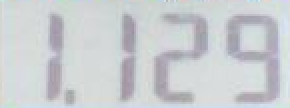
#> input picture 7-segment-digital-recongnition/images/QQ20160317-1.png, 145 x 54 px (shown 2 times larger)
$ python g1.py images/QQ20160317-1.png   (older library calls are emulated)
#> lines starting #> are read from the running program, lines starting #| are printed output that depends on the picture
#!/usr/bin/python
#coding=utf-8
import cv2
import numpy as np
import matplotlib.image as mpimg
from matplotlib import pyplot as plt
import sys

#灰度最大最小值的均值+最小值
def maxMinAvarge(img):
	max=np.max(img)
	min=np.min(img)
	return (max-min)/2+min

def zhifangtu(img,pos,title):
	bins = np.arange(257)

	item = img
	hist,bins = np.histogram(item,bins)
	width = 0.7*(bins[1]-bins[0])
	center = (bins[:-1]+bins[1:])/2
	plt.subplot(pos),plt.bar(center, hist, align = 'center', width = width),plt.title(title)
	return

def sortByX(s):
	return s['x']

SZ = 50 # size of each digit is SZ x SZ
def deskew(img):
    m = cv2.moments(img)
    if abs(m['mu02']) < 1e-2:
        return img.copy()
    skew = m['mu11']/m['mu02']
    M = np.float32([[1, skew, -0.5*SZ*skew], [0, 1, 0]])
    img = cv2.warpAffine(img, M, (SZ, SZ), flags=cv2.WARP_INVERSE_MAP | cv2.INTER_LINEAR)
    return img

def getContoursRectImage(img1,img2):
	result_img=[]
	image, contours, hierarchy = cv2.findContours(img2.copy(),cv2.RETR_EXTERNAL,cv2.CHAIN_APPROX_SIMPLE)
	#img=cv2.drawContours(img,contours,-1,(255,0,0),3)
	for ctr in contours:
		rect=cv2.boundingRect(ctr)
		roi = img1[rect[1]:rect[3]+rect[1],rect[0]:rect[2]+rect[0]]
		blank_image = np.zeros((50,50), np.uint8)
		x=int(50/2-rect[2]/2)
		y=int(50/2-rect[3]/2)
		blank_image[y:y+rect[3],x:x+rect[2]]=roi
		result_img.append({'x':rect[0],'img':blank_image})
	return sorted(result_img,key = sortByX)


img=cv2.imread(sys.argv[1])
#> img is the input picture: shape (54, 145, 3); mean B, G, R 208.7, 205.7, 202.2
img_gray=cv2.cvtColor(img,cv2.COLOR_BGR2GRAY) #灰度
sobelx = cv2.Sobel(img_gray,cv2.CV_8U,2,0,ksize=7)
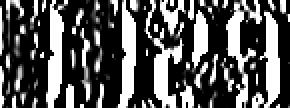
#> sobelx: shape (54, 145) (shown 2 times larger); min 0, max 255, mean 86.9


kernel = np.ones((1,3),np.uint8)
img_gray = cv2.erode(sobelx,kernel,iterations = 2)
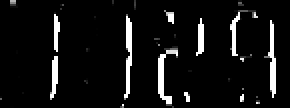
#> img_gray: shape (54, 145) (shown 2 times larger); min 0, max 255, mean 17.6

#如果灰度的均值大于 maxMinAvarge 则说明背景偏亮,则要让背景变为黑色
if(np.mean(img_gray)>maxMinAvarge(img_gray)):
#> in maxMinAvarge, `max=np.max(img)`: max = 255
#> in maxMinAvarge, `min=np.min(img)`: min = 0
	ret,img_binary=cv2.threshold(img_gray,maxMinAvarge(img_gray),255,cv2.THRESH_BINARY_INV)
else:
	ret,img_binary=cv2.threshold(img_gray,maxMinAvarge(img_gray),255,cv2.THRESH_BINARY)
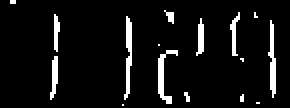
#> img_binary: shape (54, 145) (shown 2 times larger); 6.7% white in thin lines or dots
#> ret = 127


plt.figure(1)
plt.subplot(421),plt.imshow(img_gray,'gray'),plt.title('gray')
zhifangtu(img_gray,422,str(np.mean(img_gray)))
#> in zhifangtu, `hist,bins = np.histogram(item,bins)`: hist = 256 values, max 7180 at index 0, min 0 at index 10, mean 30.59; bins = 257 values from 0 to 256
#> in zhifangtu, `width = 0.7*(bins[1]-bins[0])`: width = 0.7
#> in zhifangtu, `center = (bins[:-1]+bins[1:])/2`: center = 256 values from 0.5 to 255.5

plt.subplot(425),plt.imshow(img,'gray'),plt.title('final')

plt.show()
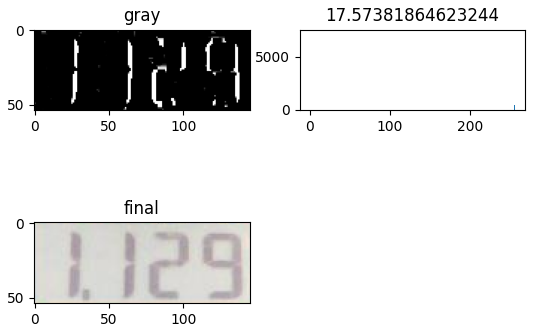
#> figure drawn by matplotlib, 3 panels; B, G, R data is drawn as R, G, B; panel 2: tallest bar 7180 high, from x = 0.15 to 0.85

$ run again, on 7-segment-digital-recongnition/images/QQ20160318-0.png
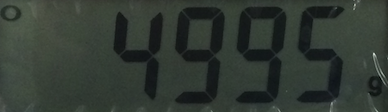
#> input picture 7-segment-digital-recongnition/images/QQ20160318-0.png, 388 x 112 px
#> img is the input picture: shape (112, 388, 3); mean B, G, R 50.7, 57.6, 49.4
#> max = 255
#> min = 0
#> `ret,img_binary=cv2.threshold(img_gray,maxMinAvarge(img_gray),255,cv2.T..`:
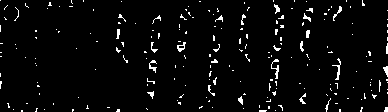
#> img_binary: shape (112, 388); 3.5% white in thin lines or dots
#> ret = 127
#> hist = 256 values, max 40456 at index 0, min 0 at index 174, mean 169.8; bins = 257 values from 0 to 256
#> width = 0.7
#> center = 256 values from 0.5 to 255.5
#> `plt.show()`:
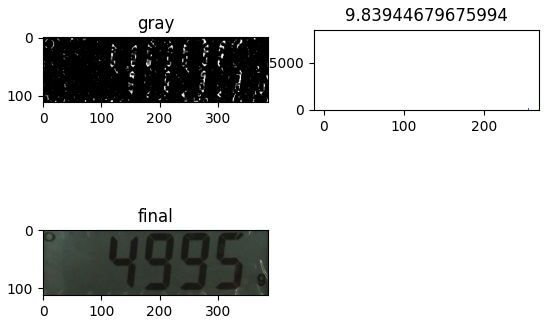
#> figure drawn by matplotlib, 3 panels; B, G, R data is drawn as R, G, B; panel 2: tallest bar 40456 high, from x = 0.15 to 0.85
